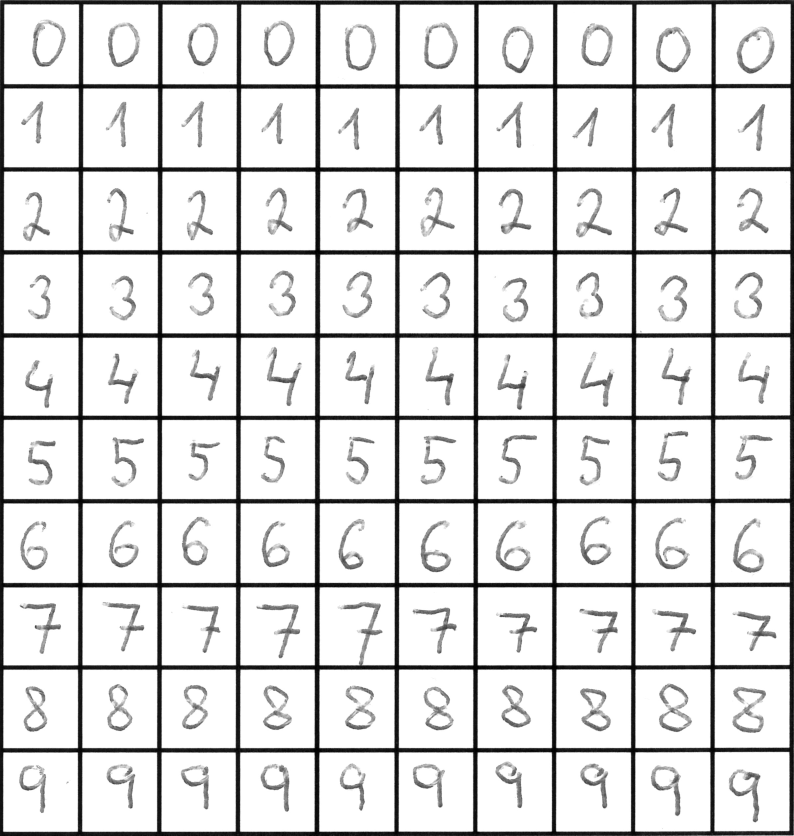
%> input picture DavidDlouhy/SGI/Bonusové úlohy/bonus5/tabulka.png, 2381 x 2507 px (shown at 1/3 size)
$ octave Program1.m   (GNU Octave 9; MATLAB toolbox functions it lacks are replaced by stand-ins)
%> lines starting %> are read from the running program, lines starting %| are printed output that depends on the picture
clear all;
close all;
clc;
%-------------------------------
filename="tabulka.png";
loadedImage=imread(filename);
%image(loadedImage)
%pause
x=10;
y=10;
sizeX=221;
sizeY=221;
sizeLineX=16;
sizeLineY=30;
croppedImage = imcrop(loadedImage,[15 15 221 221]);
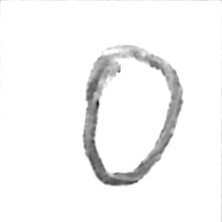
%> croppedImage: size 222x222x3 uint8; min 20, max 255, mean 245.5
for i=0:y-1

    shiftY=i*(sizeLineY+sizeY);
    %15+(shiftY)

    for j=0:x-1
        num = j+1;
        if num>0
            if num<10
                num="0"+num;
            end
        end
        newFileName="c"+i+"_p0000_s"+num+".jpg";
        shiftX=j*(sizeLineX+sizeX);
        croppedImage = imcrop(loadedImage,[15+shiftX+1.5 15+shiftY+1.5 sizeX-5.5 sizeY-4]);
        image(croppedImage);
        imwrite(imresize(croppedImage, [32 32]), "Cisla/"+newFileName,'jpg');
        %disp(i+" "+j)
        %pause(0.5);
    end
end
%> this loop made 10 passes
%> pass 1, `for j=0:x-1 num = j+1; if num>0 if num<10 num="0"+num; end end newFile..`:
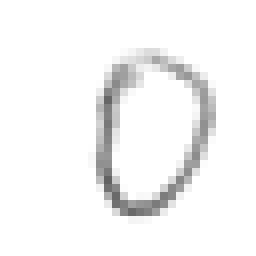
%> saved as c0_p0000_s01.jpg: size 32x32x3 uint8 (shown 8 times larger); min 98, max 255, mean 245
%> pass 1, `for j=0:x-1 num = j+1; if num>0 if num<10 num="0"+num; end end newFile..`:
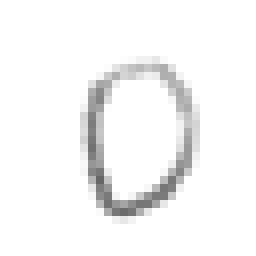
%> saved as c0_p0000_s02.jpg: size 32x32x3 uint8 (shown 8 times larger); min 102, max 255, mean 245.8
%> pass 1, `for j=0:x-1 num = j+1; if num>0 if num<10 num="0"+num; end end newFile..`:
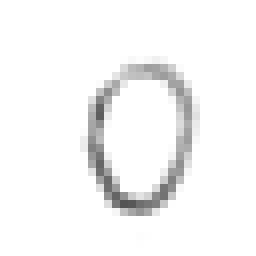
%> saved as c0_p0000_s03.jpg: size 32x32x3 uint8 (shown 8 times larger); min 84, max 255, mean 245.8
%> pass 1, `for j=0:x-1 num = j+1; if num>0 if num<10 num="0"+num; end end newFile..`:
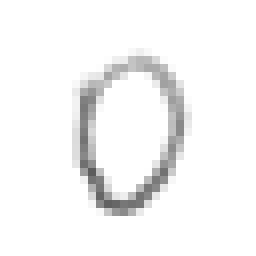
%> saved as c0_p0000_s04.jpg: size 32x32x3 uint8 (shown 8 times larger); min 92, max 255, mean 245.2
